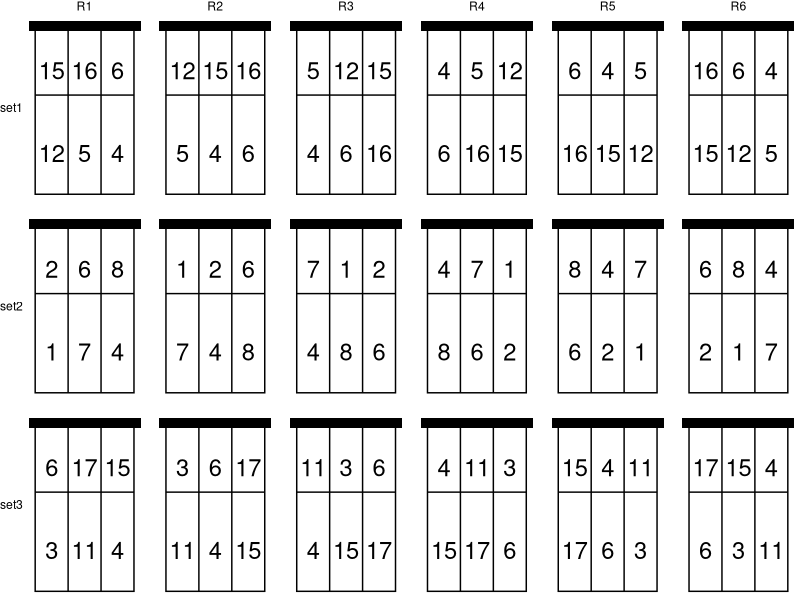

Source code (R):
library(tidyverse)

add <- function(x, N = 1){
  tmp <- x$lab
  x |> 
    bind_rows(tibble(x = c(3, 3, 2, 1, 1, 2),
                     y = c(1, 2, 2, 2, 1, 1),
                     lab = tmp[c(2, 3, 4, 5, 6, 1)], 
                     rot = "R2")) |> 
    bind_rows(tibble(x = c(3, 3, 2, 1, 1, 2),
                     y = c(1, 2, 2, 2, 1, 1),
                     lab = tmp[c(3, 4, 5, 6, 1, 2)], 
                     rot = "R3")) |> 
    bind_rows(tibble(x = c(3, 3, 2, 1, 1, 2),
                     y = c(1, 2, 2, 2, 1, 1),
                     lab = tmp[c(4, 5, 6, 1, 2, 3)], 
                     rot = "R4")) |> 
    bind_rows(tibble(x = c(3, 3, 2, 1, 1, 2),
                     y = c(1, 2, 2, 2, 1, 1),
                     lab = tmp[c(5, 6, 1, 2, 3, 4)], 
                     rot = "R5")) |> 
    bind_rows(tibble(x = c(3, 3, 2, 1, 1, 2),
                     y = c(1, 2, 2, 2, 1, 1),
                     lab = tmp[c(6, 1, 2, 3, 4, 5)], 
                     rot = "R6")) |> 
    mutate(set = paste0("set", N))
}

x1 <- tibble(x = c(3, 3, 2, 1, 1, 2),
       y = c(1, 2, 2, 2, 1, 1),
       lab = c(4,6,16,15,12,5), 
       rot = "R1") 
x2 <- tibble(x = c(3, 3, 2, 1, 1, 2),
             y = c(1, 2, 2, 2, 1, 1),
             lab = c(4,8,6,2,1,7), 
             rot = "R1") 
x3 <- tibble(x = c(3, 3, 2, 1, 1, 2),
             y = c(1, 2, 2, 2, 1, 1),
             lab = c(4,15,17,6,3,11), 
             rot = "R1") 

set1 <- add(x1, 1)
set2 <- add(x2, 2)
set3 <- add(x3, 3)
court_colour <- "white"
grid_colour <- "black"
p1 <- set1 |> 
  ggplot(aes(x, y, label = lab)) +
  annotate(geom = "rect", xmin = 0.5, xmax = 3.5, 
           ymin = 0.5, ymax = 2.5, 
           fill = court_colour, 
           colour = "black") +
  annotate(geom = "rect", xmin = 0.3, xmax = 3.7, 
                  ymin = 2.48, ymax = 2.6, 
                  fill = grid_colour) +
  annotate("segment", x = 1.5, xend = 1.5, y = .5, yend = 2.5,
           colour = grid_colour) +
  annotate("segment", x = 2.5, xend = 2.5, y = .5, yend = 2.5,
           colour = grid_colour) +
  annotate("segment", x = .5, xend = 3.5, y = 1.7, yend = 1.7,
           colour = grid_colour) +
  geom_text(size = 6) +
  theme_void() +
  labs(title = "SET 1") +
  facet_wrap(vars(rot)) 
p2 <- set2 |> 
  ggplot(aes(x, y, label = lab)) +
  annotate(geom = "rect", xmin = 0.5, xmax = 3.5, 
           ymin = 0.5, ymax = 2.5, 
           fill = court_colour, 
           colour = "black") +
  annotate(geom = "rect", xmin = 0.3, xmax = 3.7, 
           ymin = 2.48, ymax = 2.6, 
           fill = grid_colour) +
  annotate("segment", x = 1.5, xend = 1.5, y = .5, yend = 2.5,
           colour = grid_colour) +
  annotate("segment", x = 2.5, xend = 2.5, y = .5, yend = 2.5,
           colour = grid_colour) +
  annotate("segment", x = .5, xend = 3.5, y = 1.7, yend = 1.7,
           colour = grid_colour) +
  geom_text(size = 6) +
  theme_void() +
  labs(title = "SET 2") +
  facet_wrap(vars(rot)) 
p3 <- set3 |> 
  ggplot(aes(x, y, label = lab)) +
  annotate(geom = "rect", xmin = 0.5, xmax = 3.5, 
           ymin = 0.5, ymax = 2.5, 
           fill = court_colour, 
           colour = "black") +
  annotate(geom = "rect", xmin = 0.3, xmax = 3.7, 
           ymin = 2.48, ymax = 2.6, 
           fill = grid_colour) +
  annotate("segment", x = 1.5, xend = 1.5, y = .5, yend = 2.5,
           colour = grid_colour) +
  annotate("segment", x = 2.5, xend = 2.5, y = .5, yend = 2.5,
           colour = grid_colour) +
  annotate("segment", x = .5, xend = 3.5, y = 1.7, yend = 1.7,
           colour = grid_colour) +
  geom_text(size = 6) +
  theme_void() +
  labs(title = "SET 3") +
  facet_wrap(vars(rot)) 

# library(patchwork)
# p1 / p2 / p3


set1 |> 
  bind_rows(set2) |> 
  bind_rows(set3)|> 
  ggplot(aes(x, y, label = lab)) +
  annotate(geom = "rect", xmin = 0.5, xmax = 3.5, 
           ymin = 0.5, ymax = 2.5, 
           fill = court_colour, 
           colour = "black") +
  annotate(geom = "rect", xmin = 0.3, xmax = 3.7, 
           ymin = 2.48, ymax = 2.6, 
           fill = grid_colour) +
  annotate("segment", x = 1.5, xend = 1.5, y = .5, yend = 2.5,
           colour = grid_colour) +
  annotate("segment", x = 2.5, xend = 2.5, y = .5, yend = 2.5,
           colour = grid_colour) +
  annotate("segment", x = .5, xend = 3.5, y = 1.7, yend = 1.7,
           colour = grid_colour) +
  geom_text(size = 6) +
  theme_void() +
  facet_grid(cols = vars(rot),
             rows = vars(set),
             switch = "y") 
